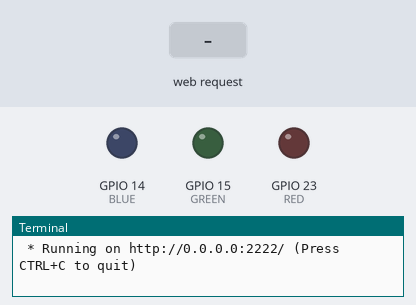
Bench run of a program on a simulated Raspberry Pi (BCM pin numbers). On the bench: output pins drawn as LEDs (lit = HIGH), the last lines printed to the terminal. The test bench sets the inputs (shaded band). The clock reads 2024-03-15 10:24:30 at power-on unless the program sets it.

Above: at 1.2 s.
1.3 s: HTTP request for /led/red received
At 2.1 s:
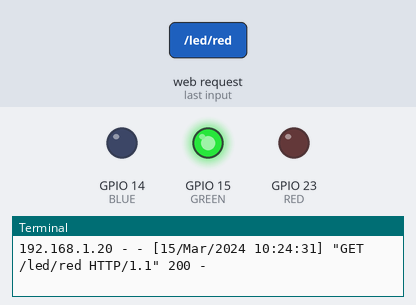
2.8 s: HTTP request for /led/green received
At 3.2 s:
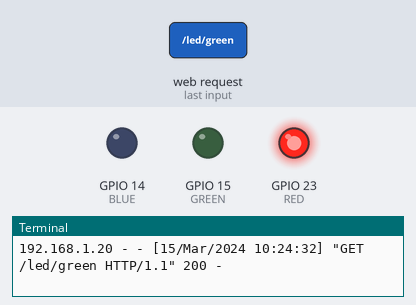
4.3 s: HTTP request for /led/yellow received
At 5.5 s:
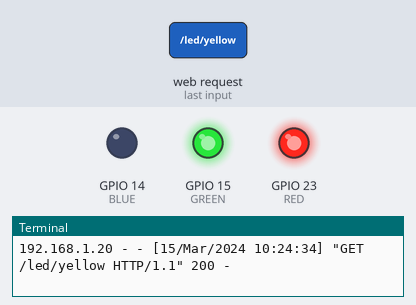
5.8 s: HTTP request for /led/blue received
At 6.7 s:
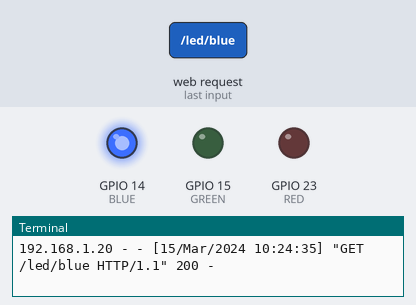
7.3 s: HTTP request for /led/purple received
At 7.8 s:
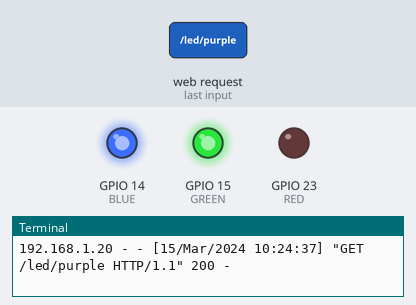
Timing chart, 0 to 9.8 s (numbered marks = the images above; inputs shaded):
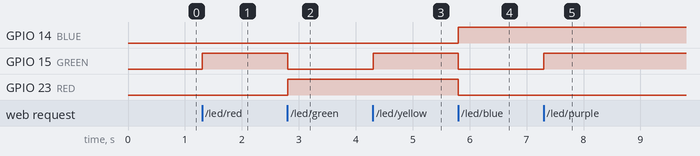

Measured:
- after the input at 1.3 s, GPIO 15 (GREEN): LOW → HIGH at once
- after the input at 2.8 s, GPIO 15 (GREEN): HIGH → LOW at once; GPIO 23 (RED): LOW → HIGH at once
- after the input at 4.3 s, GPIO 15 (GREEN): LOW → HIGH at once
- after the input at 5.8 s, GPIO 14 (BLUE): LOW → HIGH at once; GPIO 15 (GREEN), GPIO 23 (RED): HIGH → LOW at once
- after the input at 7.3 s, GPIO 15 (GREEN): LOW → HIGH at once

The program:

appLed3.py
```python
from flask import Flask
import RPi.GPIO as GPIO

app = Flask(__name__)

RED = 23
GREEN = 15
BLUE = 14
GPIO.setmode(GPIO.BCM)
GPIO.setup(RED, GPIO.OUT)
GPIO.setup(GREEN, GPIO.OUT)
GPIO.setup(BLUE, GPIO.OUT)

@app.route('/')
def ledFlask():
    return "LED Color Control Web"

@app.route('/led/<color>')
def led(color):
    GPIO.output(RED, GPIO.LOW)
    GPIO.output(GREEN, GPIO.LOW)
    GPIO.output(BLUE, GPIO.LOW)

    if color == 'red':
        GPIO.output(GREEN, GPIO.HIGH)
    elif color == 'green':
        GPIO.output(RED, GPIO.HIGH)
    elif color == 'yellow':
        GPIO.output(GREEN, GPIO.HIGH)
        GPIO.output(RED, GPIO.HIGH)
    elif color == 'blue':
        GPIO.output(BLUE, GPIO.HIGH)
    elif color == 'purple':
        GPIO.output(GREEN, GPIO.HIGH)
        GPIO.output(BLUE, GPIO.HIGH)
    elif color == 'white':
        GPIO.output(GREEN, GPIO.HIGH)
        GPIO.output(RED, GPIO.HIGH)
        GPIO.output(BLUE, GPIO.HIGH)
    else:
        GPIO.output(GREEN, GPIO.LOW)
        GPIO.output(RED, GPIO.LOW)
        GPIO.output(BLUE, GPIO.LOW)
    return "<h1> LED " + color + "</h1>"

@app.route('/led/off')
def led_off():
    GPIO.output(RED, GPIO.LOW)
    GPIO.output(GREEN, GPIO.LOW)
    GPIO.output(BLUE, GPIO.LOW)
    return "<h1>LED OFF</h1>"


@app.route('/led/clean')
def gpiocleanup():
    GPIO.cleanup()
    return "<h1> GPIO CLEANUP </h1>"

if __name__ == "__main__":
    app.run(host='0.0.0.0', port=2222)
```
